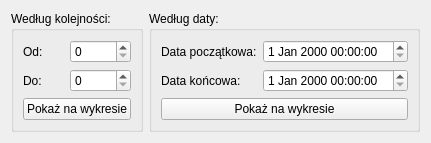
          <widget class="QWidget" name="tab_5">
           <attribute name="title">
            <string>Zakres danych</string>
           </attribute>
           <layout class="QGridLayout" name="gridLayout_2">
            <item row="0" column="0">
             <widget class="QGroupBox" name="groupBox_3">
              <property name="title">
               <string>Według kolejności:</string>
              </property>
              <layout class="QVBoxLayout" name="verticalLayout_2">
               <item>
                <layout class="QHBoxLayout" name="horizontalLayout_4">
                 <item>
                  <widget class="QLabel" name="label_4">
                   <property name="text">
                    <string>Od:</string>
                   </property>
                  </widget>
                 </item>
                 <item>
                  <widget class="QSpinBox" name="loadFromSpinBox">
                   <property name="maximum">
                    <number>99999</number>
                   </property>
                  </widget>
                 </item>
                </layout>
               </item>
               <item>
                <layout class="QHBoxLayout" name="horizontalLayout_5">
                 <item>
                  <widget class="QLabel" name="label_5">
                   <property name="text">
                    <string>Do:</string>
                   </property>
                  </widget>
                 </item>
                 <item>
                  <widget class="QSpinBox" name="loadToSpinBox">
                   <property name="maximum">
                    <number>99999</number>
                   </property>
                  </widget>
                 </item>
                </layout>
               </item>
               <item>
                <widget class="QPushButton" name="pushButton_4">
                 <property name="text">
                  <string>Pokaż na wykresie</string>
                 </property>
                </widget>
               </item>
              </layout>
             </widget>
            </item>
            <item row="0" column="1">
             <widget class="QGroupBox" name="groupBox_2">
              <property name="title">
               <string>Według daty:</string>
              </property>
              <layout class="QVBoxLayout" name="verticalLayout_3">
               <item>
                <layout class="QHBoxLayout" name="horizontalLayout_6">
                 <item>
                  <widget class="QLabel" name="label">
                   <property name="text">
                    <string>Data początkowa:</string>
                   </property>
                  </widget>
                 </item>
                 <item>
                  <widget class="QDateTimeEdit" name="loadFromDateTime"/>
                 </item>
                </layout>
               </item>
               <item>
                <layout class="QHBoxLayout" name="horizontalLayout_7">
                 <item>
                  <widget class="QLabel" name="label_3">
                   <property name="text">
                    <string>Data końcowa:</string>
                   </property>
                  </widget>
                 </item>
                 <item>
                  <widget class="QDateTimeEdit" name="loadToDateTime"/>
                 </item>
                </layout>
               </item>
               <item>
                <widget class="QPushButton" name="pushButton_3">
                 <property name="text">
                  <string>Pokaż na wykresie</string>
                 </property>
                </widget>
               </item>
              </layout>
             </widget>
            </item>
           </layout>
          </widget>
